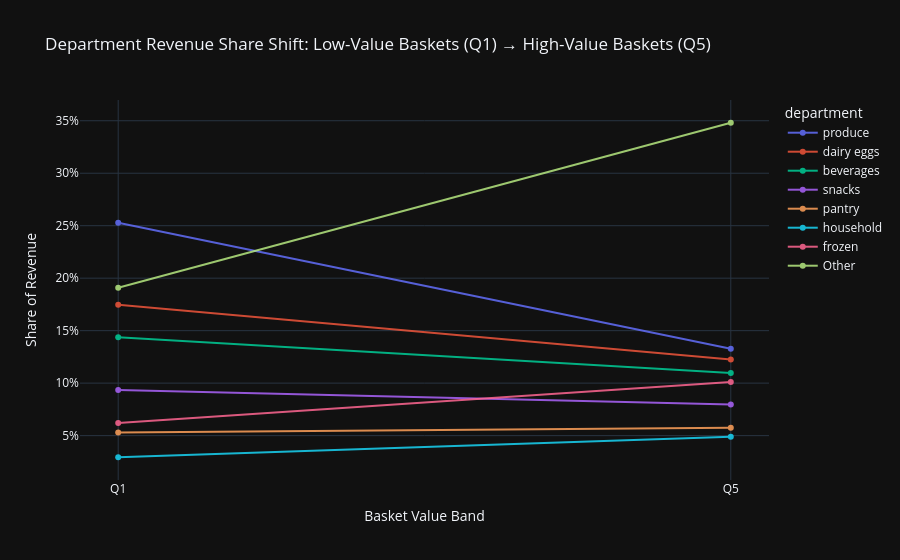

Here is the notebook cell this chart was saved with:
### Markdown cell above
### Slope chart (Q1 vs Q5) — most “executive”

### Code cell
# Pivot to get Q1 and Q5 shares side-by-side
pivot = band_share.pivot_table(index="dept_clean", columns="value_band", values="share", aggfunc="sum").fillna(0)

slope_df = (
    pivot.reset_index()[["dept_clean", "Q1", "Q5"]]
    .rename(columns={"dept_clean":"department", "Q1":"share_Q1", "Q5":"share_Q5"})
)

# Sort by change
slope_df["delta"] = slope_df["share_Q5"] - slope_df["share_Q1"]
slope_df = slope_df.sort_values("delta")

# Build long format for slope lines
slope_long = slope_df.melt(
    id_vars=["department", "delta"],
    value_vars=["share_Q1", "share_Q5"],
    var_name="band",
    value_name="share"
)

slope_long["band"] = slope_long["band"].map({"share_Q1":"Q1", "share_Q5":"Q5"})

fig = px.line(
    slope_long,
    x="band",
    y="share",
    color="department",
    markers=True,
    title="Department Revenue Share Shift: Low-Value Baskets (Q1) → High-Value Baskets (Q5)"
)

fig.update_yaxes(title="Share of Revenue", tickformat=".0%")
fig.update_xaxes(title="Basket Value Band")

# emphasize biggest movers in hover
fig.update_traces(opacity=0.85)

fig.show()

### Figure 1 — Plotly figure (JSON) as saved in the notebook; plotly's stock layout.template omitted (floating-point values rounded to 4 significant figures)
{"data": [{"hovertemplate": "department=produce<br>band=%{x}<br>share=%{y}<extra></extra>", "legendgroup": "produce", "line": {"color": "#636efa", "dash": "solid"}, "marker": {"symbol": "circle"}, "mode": "lines+markers", "name": "produce", "orientation": "v", "showlegend": true, "x": ["Q1", "Q5"], "xaxis": "x", "y": [0.2528, 0.1328], "yaxis": "y", "type": "scatter", "opacity": 0.85}, {"hovertemplate": "department=dairy eggs<br>band=%{x}<br>share=%{y}<extra></extra>", "legendgroup": "dairy eggs", "line": {"color": "#EF553B", "dash": "solid"}, "marker": {"symbol": "circle"}, "mode": "lines+markers", "name": "dairy eggs", "orientation": "v", "showlegend": true, "x": ["Q1", "Q5"], "xaxis": "x", "y": [0.1746, 0.1225], "yaxis": "y", "type": "scatter", "opacity": 0.85}, {"hovertemplate": "department=beverages<br>band=%{x}<br>share=%{y}<extra></extra>", "legendgroup": "beverages", "line": {"color": "#00cc96", "dash": "solid"}, "marker": {"symbol": "circle"}, "mode": "lines+markers", "name": "beverages", "orientation": "v", "showlegend": true, "x": ["Q1", "Q5"], "xaxis": "x", "y": [0.1437, 0.1096], "yaxis": "y", "type": "scatter", "opacity": 0.85}, {"hovertemplate": "department=snacks<br>band=%{x}<br>share=%{y}<extra></extra>", "legendgroup": "snacks", "line": {"color": "#ab63fa", "dash": "solid"}, "marker": {"symbol": "circle"}, "mode": "lines+markers", "name": "snacks", "orientation": "v", "showlegend": true, "x": ["Q1", "Q5"], "xaxis": "x", "y": [0.09353, 0.07956], "yaxis": "y", "type": "scatter", "opacity": 0.85}, {"hovertemplate": "department=pantry<br>band=%{x}<br>share=%{y}<extra></extra>", "legendgroup": "pantry", "line": {"color": "#FFA15A", "dash": "solid"}, "marker": {"symbol": "circle"}, "mode": "lines+markers", "name": "pantry", "orientation": "v", "showlegend": true, "x": ["Q1", "Q5"], "xaxis": "x", "y": [0.05293, 0.05741], "yaxis": "y", "type": "scatter", "opacity": 0.85}, {"hovertemplate": "department=household<br>band=%{x}<br>share=%{y}<extra></extra>", "legendgroup": "household", "line": {"color": "#19d3f3", "dash": "solid"}, "marker": {"symbol": "circle"}, "mode": "lines+markers", "name": "household", "orientation": "v", "showlegend": true, "x": ["Q1", "Q5"], "xaxis": "x", "y": [0.0294, 0.04892], "yaxis": "y", "type": "scatter", "opacity": 0.85}, {"hovertemplate": "department=frozen<br>band=%{x}<br>share=%{y}<extra></extra>", "legendgroup": "frozen", "line": {"color": "#FF6692", "dash": "solid"}, "marker": {"symbol": "circle"}, "mode": "lines+markers", "name": "frozen", "orientation": "v", "showlegend": true, "x": ["Q1", "Q5"], "xaxis": "x", "y": [0.06206, 0.1011], "yaxis": "y", "type": "scatter", "opacity": 0.85}, {"hovertemplate": "department=Other<br>band=%{x}<br>share=%{y}<extra></extra>", "legendgroup": "Other", "line": {"color": "#B6E880", "dash": "solid"}, "marker": {"symbol": "circle"}, "mode": "lines+markers", "name": "Other", "orientation": "v", "showlegend": true, "x": ["Q1", "Q5"], "xaxis": "x", "y": [0.191, 0.3481], "yaxis": "y", "type": "scatter", "opacity": 0.85}], "layout": {"xaxis": {"anchor": "y", "domain": [0.0, 1.0], "title": {"text": "Basket Value Band"}}, "yaxis": {"anchor": "x", "domain": [0.0, 1.0], "title": {"text": "Share of Revenue"}, "tickformat": ".0%"}, "legend": {"title": {"text": "department"}, "tracegroupgap": 0}, "title": {"text": "Department Revenue Share Shift: Low-Value Baskets (Q1) → High-Value Baskets (Q5)"}}}
